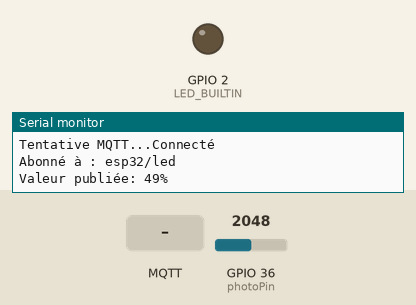
Simulated run of this sketch. Board: ESP32. Parts: output pins drawn as LEDs (lit = HIGH), the last lines printed to the serial monitor. The test bench sets the inputs (shaded band); at power-on: GPIO 36 (photoPin) = 2048. WiFi joins after 1.5 s; servers stay silent unless stated; no MQTT or app messages arrive unless stated.

Above: at 2.7 s.
2.8 s: MQTT message "ON" arrives on the first subscribed topic
At 4.7 s:
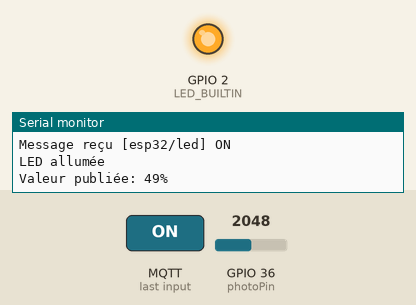
5.0 s: MQTT message "OFF" arrives on the first subscribed topic
At 6.3 s:
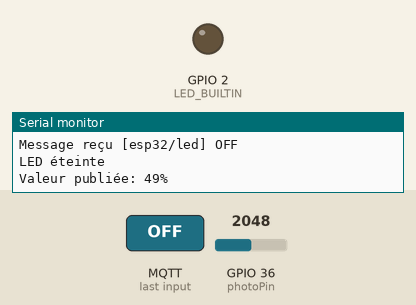
Timing chart, 0 to 8.0 s (numbered marks = the images above; inputs shaded):
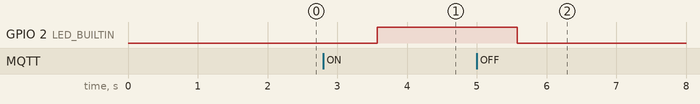

Measured:
- after the input at 2.8 s, GPIO 2 (LED_BUILTIN): LOW → HIGH after 0.78 s
- after the input at 5.0 s, GPIO 2 (LED_BUILTIN): HIGH → LOW after 0.58 s

The sketch:

arduino.ino
```cpp
#include <WiFi.h>
#include <PubSubClient.h>

// good.

// Configuration WiFi
const char* ssid = "Ni*****wl"; // Nom du réseau WiFi
const char* password = "******"; // Mot de passe du réseau WiFi

// Configuration MQTT
const char* mqtt_server = "172.20.10.12"; // IP_DE_LA_RPI
const char* topic_pub = "esp32/sensor";
const char* topic_sub = "esp32/led";
const char* client_id = "ESP32Client_01"; // Identifiant unique

// Broches
const int photoPin = 36; // Photorésistance sur GPIO36

WiFiClient espClient;
PubSubClient client(espClient);

void setup_wifi() {
  delay(10);
  Serial.println();
  Serial.print("Connexion à ");
  Serial.println(ssid);

  WiFi.begin(ssid, password);

  while (WiFi.status() != WL_CONNECTED) {
    delay(500);
    Serial.print(".");
  }

  Serial.println("");
  Serial.println("WiFi connecté");
  Serial.print("IP de la carte : "); Serial.println(WiFi.localIP());
}

void reconnect() {
  while (!client.connected()) {
    Serial.print("Tentative MQTT...");
    if (client.connect(client_id)) {
      Serial.println("Connecté");
      client.subscribe(topic_sub);// Abonnement aux commandes
      Serial.print("Abonné à : ");
      Serial.println(topic_sub);
    } else {
      Serial.print("Échec, rc="); Serial.print(client.state());
      Serial.println(" Nouvel essai dans 5s...");
      delay(5000);
    }
  }
}

void callback(char* topic, byte* payload, unsigned int length) {
  String message;
  for (int i = 0; i < length; i++) message += (char)payload[i];

  Serial.print("Message reçu [");
  Serial.print(topic);
  Serial.print("] ");
  Serial.println(message);

  // Contrôle de la LED
  if (message == "ON") {
    digitalWrite(LED_BUILTIN, HIGH); // ledPin = 2
    Serial.println("LED allumée");
  }
  else if (message == "OFF") {
    digitalWrite(LED_BUILTIN, LOW);
    Serial.println("LED éteinte");
  }
  else {
    Serial.println("Commande non reconnue");
  }
}

void setup() {
  pinMode(LED_BUILTIN, OUTPUT);
  digitalWrite(LED_BUILTIN, LOW); // Éteindre la LED au démarrage
  Serial.begin(9600);
  setup_wifi();
  client.setServer(mqtt_server, 1883);
  client.setCallback(callback);
}

void loop() {
  if (!client.connected()) reconnect();
  client.loop();


  // Lecture de la photorésistance
  int sensorValue = analogRead(photoPin); // Photorésistance sur la broche 36
  int sensorValuePerCent = map(sensorValue, 4095, 0, 0, 100); // Conversion en pourcentage
  if (client.publish(topic_pub, String(sensorValuePerCent).c_str())) {
    Serial.print("Valeur publiée: ");
    Serial.print(sensorValuePerCent);
    Serial.println("%");
  } else {
    Serial.println("Échec de publication");
  }

  delay(2000); // Réduit à 2s pour plus de réactivité
}
```
